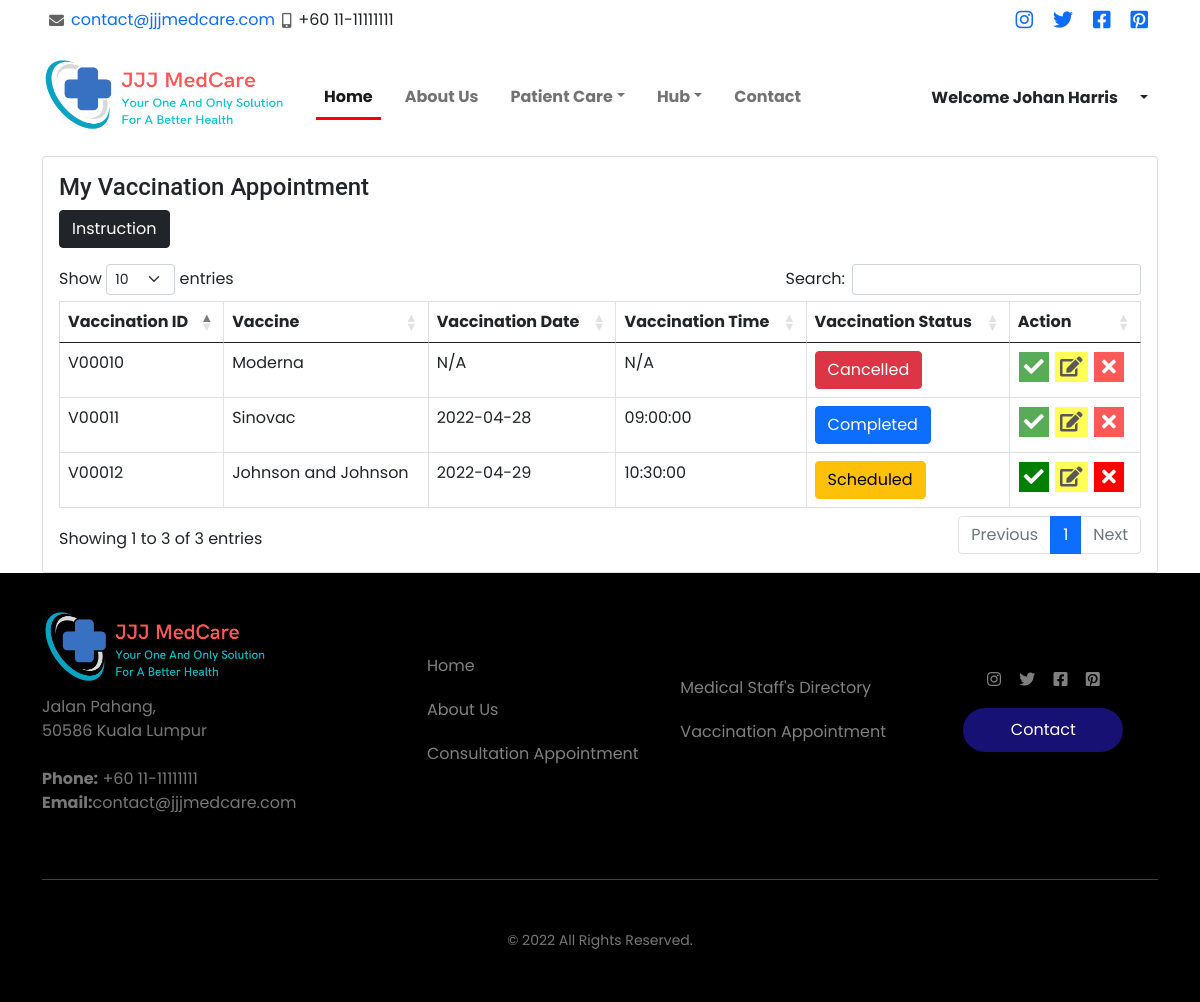
Before: /userdashboard_vaccine.php (signed in) with the older database file.
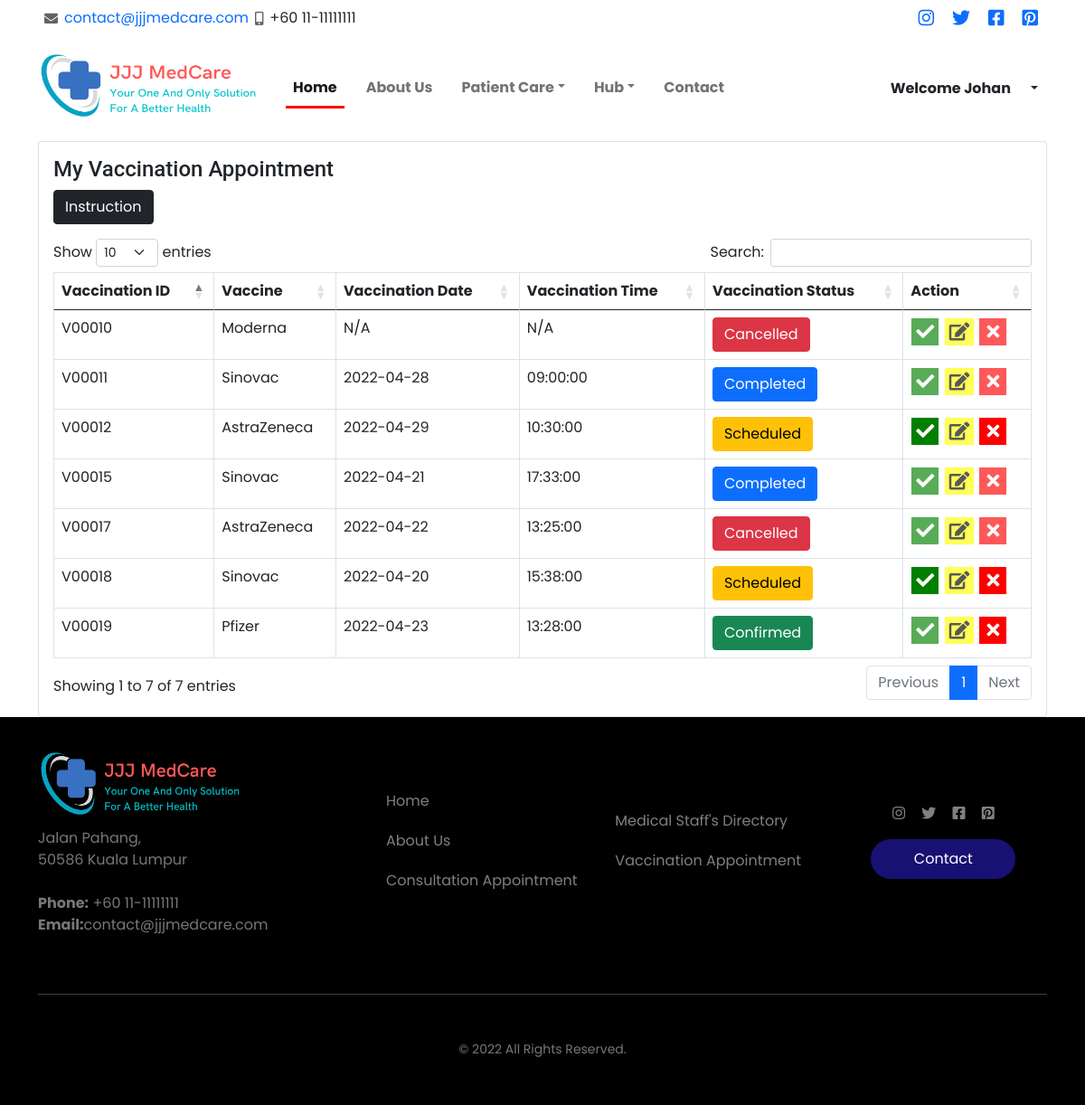
After: the same page with the newer database file.
### tables this page shows
CREATE TABLE `vaccine` (
  `vaccinePrefix` varchar(1) NOT NULL DEFAULT 'V',
  `vaccineId` int(5) UNSIGNED ZEROFILL NOT NULL,
  `vaccineDate` date NOT NULL,
  `vaccineTime` time NOT NULL,
  `vaccineBrand` varchar(20) NOT NULL,
  `vaccineStatus` varchar(10) NOT NULL,
  `userId` int(5) UNSIGNED ZEROFILL NOT NULL
);

### userdashboard_vaccine.php (the view, shortened to what this page needs)
<?php
include 'connection.php';
?>
<!DOCTYPE html>
<html>
<head>
  <link rel="stylesheet" href="asset/css/userstyle.css?v=<?php echo time(); ?>">
  <?php include('asset/includes/cssCDN.php'); ?>
</head>
<body>
  <?php include('asset/includes/navBar.php'); ?>
  <section class="container">
    <div class="col-lg-12 grid-margin stretch-card">
      <div class="card">
        <div class="card-body">
          <h4 class="card-title">
            My Vaccination Appointment
          </h4>
          <p>
            <button class="btn btn-dark" type="button" data-toggle="collapse" data-target="#collapseExample" aria-expanded="false" aria-controls="collapseExample">
              Instruction
            </button>
          </p>
          <div class="table-responsive">
            <table class="table table-hover table-bordered table-condensed" id="dataTableID" style="width:100%">
              <thead>
                <tr>
                  <th scope="col">Vaccination ID</th>
                  <th scope="col">Vaccine</th>
                  <th scope="col">Vaccination Date</th>
                  <th scope="col">Vaccination Time</th>
                  <th scope="col">Vaccination Status</th>
                  <th scope="col">Action</th>
                </tr>
              </thead>
              <tbody>
                <?php
                $currentUser = $_SESSION['userId'];
                $viewSql = "SELECT * FROM `vaccine` INNER JOIN `user`  ON  vaccine.userId=user.userId
                WHERE vaccine.userId=$currentUser";
                $result = mysqli_query($data, $viewSql);
                while ($fetch = mysqli_fetch_array($result)) {
                  $vprefix = $fetch['vaccinePrefix'];
                  $vid = $fetch['vaccineId'];
                  $date = $fetch['vaccineDate'];
                  $time = $fetch['vaccineTime'];
                  $status = $fetch['vaccineStatus'];
                  $brand = $fetch['vaccineBrand'];
                  if ($date == "0000-00-00" && $time == "00:00:00") {
                    $date = "N/A";
                    $time = "N/A";
                  }
                  if ($status == "Booked") {
                    $color = "btn-secondary";
                    $error = "";
                    $edit = "";
                    $tick = "disabled";
                  } else if ($status == "Scheduled") {
                    $color = "btn-warning";
                    $error = "";
                    $edit = "disabled";
                    $tick = "";
                  } else if ($status == "Confirmed") {
                    $color = "btn-success";
                    $error = "";
                    $edit = "disabled";
                    $tick = "";
                    $tick = "disabled";
                  } else if ($status == "Cancelled") {
                    $color = "btn-danger";
                    $error = "disabled";
                    $edit = "";
                    $tick = "";
                  } else if ($status == "Completed") {
                    $color = "btn-primary";
                    $error = "disabled";
                    $edit = "";
                    $tick = "";
                  }
                ?>
                  <tr>
                    <td><?php echo $vprefix . "" . $vid; ?></td>
                    <td><?php echo $brand; ?></td>
                    <td><?php echo $date; ?></td>
                    <td><?php echo $time; ?></td>
                    <td>
                      <button type="button" class="btn <?php echo $color; ?>">
                        <?php echo $status; ?>
                      </button>
                    </td>
                    <td class="action-button">
                      <button type="button" <?php echo $error ?><?php echo $tick ?> class="btn btn-light" data-bs-toggle="modal" data-bs-toggle="modal" data-bs-target="#accept<?php echo $vid; ?>">
                        <i class="fas fa-check"></i></button>
                      <button type="button" <?php echo $error ?><?php echo $edit ?> class="btn btn-light" data-bs-toggle="modal" data-bs-toggle="modal" data-bs-target="#edit<?php echo $vid; ?>">
                        <i class="fas fa-edit"></i></button>
                      <button type="button" <?php echo $error ?> class="btn btn-light" data-bs-toggle="modal" data-bs-target="#cancel<?php echo $vid; ?>">
                        <i class="fas fa-close"></i></i></button>
                    </td>
                  </tr>
                <?php  }
                ?>
              </tbody>
            </table>
          </div>
        </div>
      </div>
    </div>
  </section>
  <?php include('asset/includes/footer.php'); ?>
</body>
</html>

### asset/includes/cssCDN.php (shortened to what this page needs)
<link href='https://unpkg.com/boxicons@2.0.7/css/boxicons.min.css' rel='stylesheet'>
<link rel="stylesheet" href="https://pro.fontawesome.com/releases/v5.10.0/css/all.css" />
<link href="https://cdn.jsdelivr.net/npm/bootstrap@5.0.0-beta2/dist/css/bootstrap.min.css" rel="stylesheet">
<link href="https://cdn.jsdelivr.net/npm/select2@4.1.0-rc.0/dist/css/select2.min.css" rel="stylesheet" />
<link rel="stylesheet" href="https://cdn.jsdelivr.net/npm/select2-bootstrap-5-theme@1.2.0/dist/select2-bootstrap-5-theme.min.css" />
<link rel="stylesheet" href="https://cdn.datatables.net/1.11.5/css/dataTables.bootstrap5.min.css">

### asset/includes/navBar.php (shortened to what this page needs)
<!doctype html>
<html>
<head>
  <link rel="stylesheet" href="asset/css/main.css">
  <link rel="stylesheet" href="asset/css/header.css">
  <link rel="stylesheet" href="asset/css/footer.css">
  <link href="https://cdnjs.cloudflare.com/ajax/libs/font-awesome/5.15.3/css/all.min.css" rel="stylesheet">
  <link rel="stylesheet" href="https://cdnjs.cloudflare.com/ajax/libs/font-awesome/4.7.0/css/font-awesome.min.css">
  <link href="https://cdn.jsdelivr.net/npm/bootstrap@5.0.0-beta2/dist/css/bootstrap.min.css" rel="stylesheet">
</head>
<body>
  <div class="topbar d-flex align-items-center ">
    <div class="container d-flex justify-content-between">
      <div class="contact-info d-flex align-items-center">
        <i class="fas fa-envelope"></i> <a href="mailto:contact@jjjmedcare.com">contact@jjjmedcare.com</a>
        <i class="fas fa-mobile-alt"></i> +60 11-11111111
      </div>
      <div class="social-links d-none d-lg-flex align-items-center">
        <a href="#"><span class="fab fa-instagram"></span></a>
        <a href="#"><span class="fab fa-twitter"></span></a>
        <a href="#"><span class="fab fa-facebook-square"></span></a>
        <a href="#"><span class="fab fa-pinterest-square"></span></a>
      </div>
    </div>
  </div>
  <div class="container-fluid">
    <div class="container">
      <nav class="navbar navbar-expand-lg navbar-light">
        <a class="navbar-brand logo" href="#">
          <img src="asset/image/output-onlinepngtools.png" alt="JJJ MedCare" class="d-inline-block align-top">
        </a>
        <div class="collapse navbar-collapse gx-4" id="toggleCollapse">
          <ul class="navbar-nav myNav">
            <li class="nav-item px-2">
              <a class="nav-link active" href="index.php">Home</a>
            </li>
            <li class="nav-item px-2">
              <a class="nav-link" href="index.php?#aboutus">About Us</a>
            </li>
            <?php
            if (isset($_SESSION['userName'])) {
            ?>
              <li class="nav-item dropdown px-2">
                <a class="nav-link dropdown-toggle" href="#" id="navbarDropdown" role="button" data-toggle="dropdown">Patient Care</a>
              </li>
            <?php
            }
            ?>
            <li class="nav-item dropdown px-2">
              <a class="nav-link dropdown-toggle" href="#" id="navbarDropdown" role="button" data-toggle="dropdown">Hub</a>
            </li>
            <li class="nav-item px-2">
              <a class="nav-link" href="#contact">Contact</a>
            </li>
          </ul>
          <?php
          if (!isset($_SESSION['userName'])) {
          ?>
            <div class="ml-auto ms-auto">
              <div class="btn-group">
                <button type="button" class="btn">Welcome Guest</button>
                <button type="button" class="btn dropdown-toggle dropdown-toggle-split" data-toggle="dropdown" aria-haspopup="true" aria-expanded="false">
                  <span class="sr-only">Toggle Dropdown</span>
                </button>
                <div class="dropdown-menu">
                  <a class="dropdown-item" href="login.php">Login</a>
                  <a class="dropdown-item" href="registration.php">Register</a>
                </div>
              </div>
            <?php
          } else {
            ?>
              <div class="ml-auto ms-auto">
                <div class="btn-group">
                  <button type="button" class="btn">Welcome <?php echo $_SESSION['userName']; ?></button>
                  <button type="button" class="btn dropdown-toggle dropdown-toggle-split" data-toggle="dropdown" aria-haspopup="true" aria-expanded="false">
                  </button>
                </div>
              </div>
            <?php
          }
            ?>
            </div>
        </div>
    </div>
</html>

### asset/includes/footer.php
<footer class="footer-container">
    <div class="container">
        <div class="row">
            <div class="col-md-4 pr-md-5 col-sm-6 align-self-center">
                <a class="navbar-brand logo" href="#">
                    <img src="asset/image/output-onlinepngtools.png" alt="JJJ MedCare" class="d-inline-block align-top">
                </a>
                <p>
                    Jalan Pahang,<br>
                    50586 Kuala Lumpur<br><br>
                    <strong>Phone:</strong> +60 11-11111111<br>
                    <strong>Email:</strong>contact@jjjmedcare.com<br>
                </p>
            </div>
            <div class="col-md col-sm-6 align-self-center">
                <ul class="list-unstyled nav-links">
                    <li><a href="index.php">Home</a></li>
                    <li><a href="#aboutus">About Us</a></li>
                    <?php
                    if (isset($_SESSION['userName'])) {
                    ?>
                    <li><a href="appointmentuser.php">Consultation Appointment</a></li>
                    <?php
                    }
                    else{
                    ?>
                    <li><a href="login.php">Consultation Appointment</a></li>
                    <?php
                    }
                    ?>
                </ul>
            </div>
            <div class="col-md col-sm-6 align-self-center ">
                <ul class="list-unstyled nav-links">
                    <li><a href="meddirec.php">Medical Staff's Directory</a></li>
                    <?php
                    if (isset($_SESSION['userName'])) {
                    ?>
                    <li><a href="vaccineuser.php">Vaccination Appointment</a></li>
                    <?php
                    }
                    else{
                    ?>
                    <li><a href="login.php">Vaccination Appointment</a></li>
                    <?php
                    }
                    ?>
                </ul>
            </div>
            <div class="col-md col-sm-6 text-md-center align-self-center">
                <ul class="social list-unstyled">
                    <li><a href="#"><span class="fab fa-instagram"></span></a></li>
                    <li><a href="#"><span class="fab fa-twitter"></span></a></li>
                    <li><a href="#"><span class="fab fa-facebook-square"></span></a></li>
                    <li><a href="#"><span class="fab fa-pinterest-square"></span></a></li>
                </ul>
                <p class=""><a href="index.php?#contact" class="btn btn-tertiary">Contact</a></p>
            </div>
        </div>
        <div class="row ">
            <div class="col-12 text-center">
                <div class="copyright mt-5 pt-5">
                    <p><small>&copy; 2022 All Rights Reserved.</small></p>
                </div>
            </div>
        </div>
    </div>
</footer>

### asset/css/userstyle.css (style rules this page uses)
* { margin: 0; padding: 0; box-sizing: border-box; font-family: 'Poppins', sans-serif; }
.container .fa-check { background-color: green; color: white; font-size: 20px; padding: 5px; }
.container .fa-edit { background-color: yellow; color: black; font-size: 20px; padding: 5px; }
.container .fa-close { background-color: red; color: white; width: 30px; font-size: 20px; padding: 5px; }
.container .action-button button { padding: 0; }

### asset/css/header.css (style rules this page uses)
body { overflow-x: hidden; }
.logo img { width: 250px; height: 90px; }
.myNav .nav-link,.btn-group .btn { font-weight: bolder; }
.myNav .active { border-bottom: 3px solid red; }
.topbar .contact-info i { padding: 7px; color: rgba(26, 25, 25, 0.678); font-size: 15px; }
.topbar .social-links .fab { padding: 10px; font-size: 20px; }
.btn-group .btn { background: white; }

### asset/css/footer.css (style rules this page uses)
body { font-family: "Roboto", -apple-system, BlinkMacSystemFont, "Segoe UI", Roboto, "Helvetica Neue", Arial, "Noto Sans", sans-serif, "Apple Color Emoji", "Segoe UI Emoji", "Segoe UI Symbol", "Noto Color Emoji"; }
h1, h2, h3, h4, h5, h6, .h1, .h2, .h3, .h4, .h5, .h6 { font-family: "Roboto", -apple-system, BlinkMacSystemFont, "Segoe UI", Roboto, "Helvetica Neue", Arial, "Noto Sans", sans-serif, "Apple Color Emoji", "Segoe UI Emoji", "Segoe UI Symbol", "Noto Color Emoji"; }
a { -webkit-transition: .3s all ease; -o-transition: .3s all ease; transition: .3s all ease; }
a, a:hover { text-decoration: none !important; }
.footer-container { padding: 2rem 0; background-color: #000; color: #777; }
.footer-container .nav-links li { margin-bottom: 10px; padding: 5px; }
.footer-container .nav-links li a { color: gray; }
.footer-container .btn.btn-tertiary { background-color: #181174; color: #fff; border-radius: 30px; border: none; width: 160px; padding: 10px 20px; }
.footer-container .social li { display: inline-block; }
.footer-container .social li a { color: gray; padding: 7px; }
.footer-container .copyright { border-top: 1px solid #404040; padding:2px; }
.footer-container .logo img { width: auto; }

Changed rows visible on the page:
changed vaccine "00012": vaccineBrand "Johnson and Johnson" → "AstraZeneca"
added vaccine: vaccinePrefix "V", vaccineId "00015", vaccineBrand "Sinovac", vaccineDate "2022-04-21", vaccineTime "17:33:00", vaccineStatus "Completed"
added vaccine: vaccinePrefix "V", vaccineId "00017", vaccineBrand "AstraZeneca", vaccineDate "2022-04-22", vaccineTime "13:25:00", vaccineStatus "Cancelled"
added vaccine: vaccinePrefix "V", vaccineId "00018", vaccineBrand "Sinovac", vaccineDate "2022-04-20", vaccineTime "15:38:00", vaccineStatus "Scheduled"
added vaccine: vaccinePrefix "V", vaccineId "00019", vaccineBrand "Pfizer", vaccineDate "2022-04-23", vaccineTime "13:28:00", vaccineStatus "Confirmed"
Other visible differences:
$_SESSION['userName']: "Johan Harris" → "Johan"
text written by a page script: "Show entries Search: Showing 1 to 3 of 3 entries Previous 1 Next" → "Show entries Search: Showing 1 to 7 of 7 entries Previous 1 Next"
